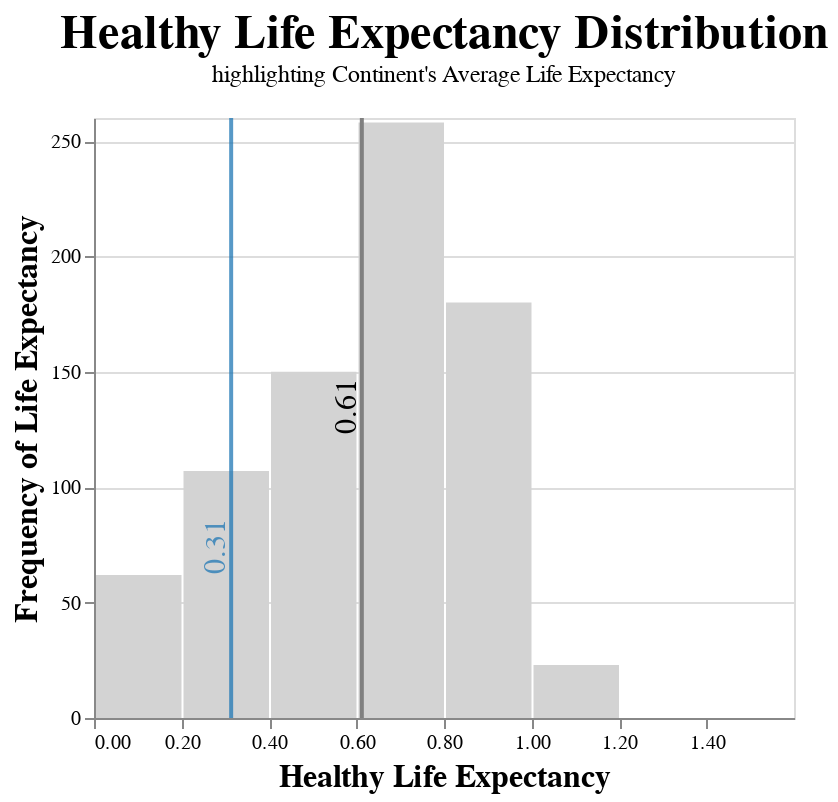

The notebook cell saved with this chart:
### Code cell
# base chart to understand the distribution of healthy life expectancy. 
base_chart = alt.Chart(df).mark_bar(color='lightgrey').encode(
    alt.X("life_expectancy:Q", bin=alt.Bin(maxbins=10), title= "Healthy Life Expectancy", axis=alt.Axis(titleFontSize=16)),
    alt.Y("count():Q", title="Frequency of Life Expectancy",axis = alt.Axis(titleFontSize = 16))
)

# Displaying the average of all continents using a line and text.
average_line = alt.Chart(df).mark_rule(stroke='grey', strokeWidth=2).encode(
  alt.X("average(life_expectancy):Q")
)
average_text = average_line.mark_text(
    size = 15,
    align='right',
    baseline='bottom',
    angle= 270,
    dx = 20,
    dy = 0
).encode(
  alt.Text('average(life_expectancy):Q', format='.2f')
)

# preparing new dataset with continent and average life expectancy of each continent.
average_life_expectancy = df.groupby('continent')['life_expectancy'].mean()
new_df = pd.DataFrame({'continent': average_life_expectancy.index, 'average_life_expectancy': average_life_expectancy.values})


# Displaying the average of specific continent using a line and text.
continent_line = alt.Chart(new_df).mark_rule(stroke='#1f77b4', strokeWidth = 2).add_params(
    select_continent
).encode(
    alt.X("average_life_expectancy:Q"),
    opacity=alt.condition(select_continent, alt.value(0.75), alt.value(0.05))
).transform_filter(select_continent)

continent_text1 = continent_line.mark_text(
    color = '#1f77b4',
    size = 15,
    align='right',
    baseline='bottom',
    angle= 270,
    dx = -50,
    dy = 0
).add_params(
    select_continent
).encode(
  alt.Text('average_life_expectancy:Q', format='.2f'),
  opacity=alt.condition(select_continent, alt.value(0.75), alt.value(0.05))
)

# Combine the charts
plot1 = alt.layer(
    base_chart,
    average_line,
    average_text,
    continent_line,
    continent_text1,
  ).properties(
    title = {
      "text" : ['Healthy Life Expectancy Distribution'],
      "subtitle" : "highlighting Continent's Average Life Expectancy",
        "fontSize" : 24,
      "offset" : 15
      },
    width=350,
    height=300
  )

plot1

### Figure 1 — Vega-Lite specification as saved in the notebook (floating-point values rounded to 4 significant figures; data arrays with more than 128 entries replaced by an {"elided": "..."} marker saying what was removed)
{"config": {"view": {"continuousWidth": 300, "continuousHeight": 300}}, "layer": [{"data": {"name": "data-1fb32f1e28a35e0adb4e135b9827a710"}, "mark": {"type": "bar", "color": "lightgrey"}, "encoding": {"x": {"axis": {"titleFontSize": 16}, "bin": {"maxbins": 10}, "field": "life_expectancy", "title": "Healthy Life Expectancy", "type": "quantitative"}, "y": {"aggregate": "count", "axis": {"titleFontSize": 16}, "title": "Frequency of Life Expectancy", "type": "quantitative"}}}, {"data": {"name": "data-1fb32f1e28a35e0adb4e135b9827a710"}, "mark": {"type": "rule", "stroke": "grey", "strokeWidth": 2}, "encoding": {"x": {"aggregate": "average", "field": "life_expectancy", "type": "quantitative"}}}, {"data": {"name": "data-1fb32f1e28a35e0adb4e135b9827a710"}, "mark": {"type": "text", "align": "right", "angle": 270, "baseline": "bottom", "dx": 20, "dy": 0, "size": 15}, "encoding": {"text": {"aggregate": "average", "field": "life_expectancy", "format": ".2f", "type": "quantitative"}, "x": {"aggregate": "average", "field": "life_expectancy", "type": "quantitative"}}}, {"data": {"name": "data-83c9f314c8b7a769ce7299d2fde779ad"}, "mark": {"type": "rule", "stroke": "#1f77b4", "strokeWidth": 2}, "encoding": {"opacity": {"condition": {"param": "Select", "value": 0.75}, "value": 0.05}, "x": {"field": "average_life_expectancy", "type": "quantitative"}}, "name": "view_1", "transform": [{"filter": {"param": "Select"}}]}, {"data": {"name": "data-83c9f314c8b7a769ce7299d2fde779ad"}, "mark": {"type": "text", "align": "right", "angle": 270, "baseline": "bottom", "color": "#1f77b4", "dx": -50, "dy": 0, "size": 15}, "encoding": {"opacity": {"condition": {"param": "Select", "value": 0.75}, "value": 0.05}, "text": {"field": "average_life_expectancy", "format": ".2f", "type": "quantitative"}, "x": {"field": "average_life_expectancy", "type": "quantitative"}}, "transform": [{"filter": {"param": "Select"}}]}], "height": 300, "params": [{"name": "Select", "select": {"type": "point", "fields": ["continent"]}, "bind": {"input": "select", "options": ["Africa", "Asia", "Europe", "North America", "Oceania", "South America"]}, "value": "Africa", "views": ["view_1"]}], "title": {"text": ["Healthy Life Expectancy Distribution"], "subtitle": "highlighting Continent's Average Life Expectancy", "fontSize": 24, "offset": 15}, "width": 350, "$schema": "https://vega.github.io/schema/vega-lite/v5.15.1.json", "datasets": {"data-1fb32f1e28a35e0adb4e135b9827a710": {"elided": "780 records"}, "data-83c9f314c8b7a769ce7299d2fde779ad": [{"continent": "Africa", "average_life_expectancy": 0.3135}, {"continent": "Asia", "average_life_expectancy": 0.6574}, {"continent": "Europe", "average_life_expectancy": 0.7992}, {"continent": "North America", "average_life_expectancy": 0.7245}, {"continent": "Oceania", "average_life_expectancy": 0.9031}, {"continent": "South America", "average_life_expectancy": 0.6756}]}}
